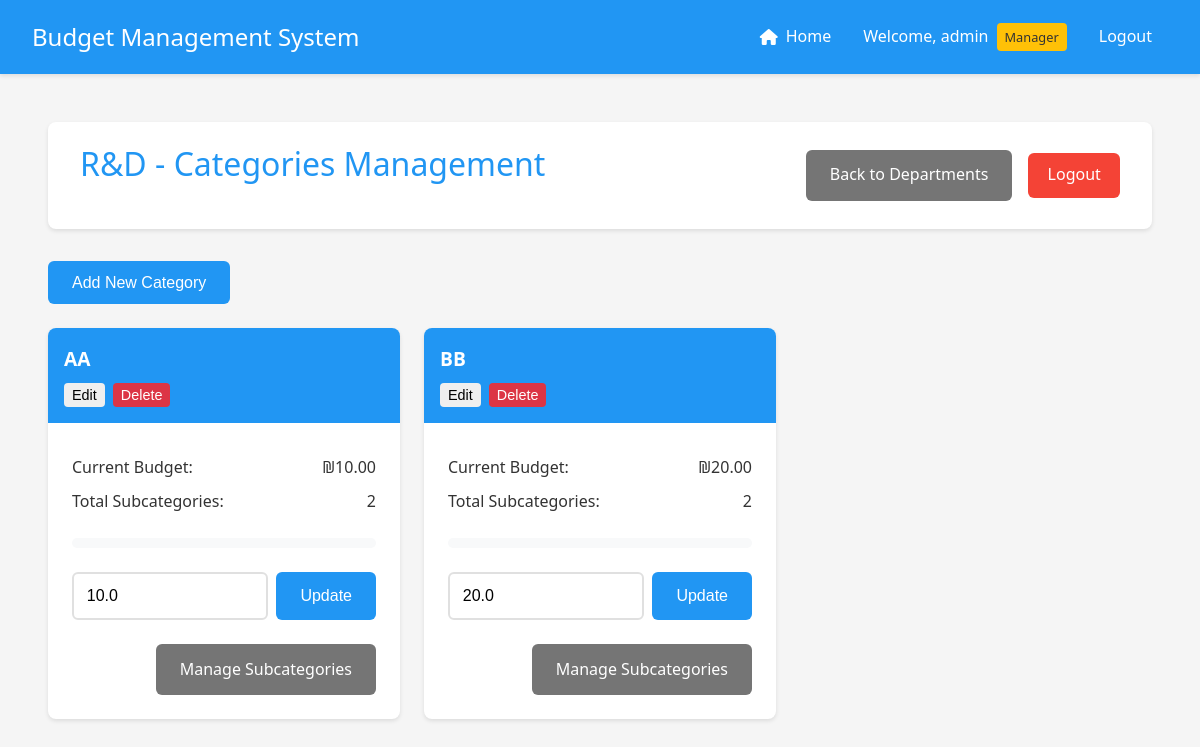
The app's page /manager/categories/1 (signed in) with its own data.
### app.py (models this page shows, shortened)
class User(UserMixin, db.Model):
    __tablename__ = 'user'
    id = db.Column(db.Integer, primary_key=True)
    username = db.Column(db.String(80), unique=True, nullable=False)
    password = db.Column(db.String(120), nullable=False)
    is_manager = db.Column(db.Boolean, default=False)
    is_admin = db.Column(db.Boolean, default=False)
    status = db.Column(db.String(20), default='active')  # active, inactive, pending
    department_id = db.Column(db.Integer, db.ForeignKey('department.id'))
    home_department = db.relationship('Department',
                                    foreign_keys=[department_id],
                                    back_populates='employees')
    managed_departments = db.relationship('Department',
                                       secondary=manager_departments,
                                       backref=db.backref('department_managers', lazy='dynamic'))
    submitted_expenses = db.relationship('Expense',
                                       primaryjoin='User.id==Expense.user_id',
                                       backref='submitter',
                                       lazy=True)
    handled_expenses = db.relationship('Expense',
                                     primaryjoin='User.id==Expense.manager_id',
                                     backref='handler',
                                     lazy=True)

class Department(db.Model):
    __tablename__ = 'department'
    id = db.Column(db.Integer, primary_key=True)
    name = db.Column(db.String(100), nullable=False)
    budget = db.Column(db.Float, default=0.0)
    employees = db.relationship('User', foreign_keys='User.department_id', back_populates='home_department')
    categories = db.relationship('Category', backref='department', lazy=True)

class Category(db.Model):
    __tablename__ = 'category'
    id = db.Column(db.Integer, primary_key=True)
    name = db.Column(db.String(100), nullable=False)
    budget = db.Column(db.Float, default=0.0)
    department_id = db.Column(db.Integer, db.ForeignKey('department.id'), nullable=False)
    subcategories = db.relationship('Subcategory', backref='category', lazy=True)

### app.py (the view)
@app.route('/manager/categories/<int:dept_id>')
@login_required
def manage_categories(dept_id):
    if not current_user.is_manager:
        flash('Access denied. Manager privileges required.', 'danger')
        return redirect(url_for('index'))
    if not current_user.username == 'admin' and current_user.department_id != dept_id:
        flash('Access denied. You can only manage your own department.', 'danger')
        return redirect(url_for('manage_departments'))
    department = Department.query.get_or_404(dept_id)
    return render_template('manage_categories.html', department=department)

### app.py (called while the page is built)
@login_manager.user_loader
def load_user(user_id):
    return User.query.get(int(user_id))

@app.template_filter('min_value')
def min_value(value, limit):
    return min(value, limit)

@app.template_filter('format_currency')
def format_currency(value):
    return f"₪{value:,.2f}"

### templates/manage_categories.html (shortened to what this page needs)
{% extends "base.html" %}
{% block content %}
<div class="container">
    <header>
        <h1>{{ department.name }} - Categories Management</h1>
        <div class="header-actions">
            <a href="{{ url_for('manage_departments') }}" class="button secondary">Back to Departments</a>
            <a href="{{ url_for('logout') }}" class="logout-btn">Logout</a>
        </div>
    </header>
    {% if current_user.username == 'admin' or (current_user.is_manager and current_user.department_id == department.id) %}
    <div class="admin-controls">
        <button onclick="showAddCategoryModal()" class="button primary">Add New Category</button>
    </div>
    {% endif %}
    <div class="budget-grid">
        {% for category in department.categories %}
        <div class="budget-card">
            <div class="budget-header">
                <h3>{{ category.name }}</h3>
                {% if current_user.username == 'admin' or (current_user.is_manager and current_user.department_id == department.id) %}
                <div class="category-actions">
                    <button onclick="showEditCategoryModal({{ category.id }}, '{{ category.name }}', {{ category.budget }})" class="button small">Edit</button>
                    <button onclick="deleteCategory({{ category.id }})" class="button small danger">Delete</button>
                </div>
                {% endif %}
            </div>
            <div class="budget-body">
                <div class="budget-info">
                    <p><strong>Current Budget:</strong> {{ category.budget|format_currency }}</p>
                    <p><strong>Total Subcategories:</strong> {{ category.subcategories|length }}</p>
                </div>
                <div class="budget-progress">
                    {% set total_expenses = namespace(value=0) %}
                    {% for subcategory in category.subcategories %}
                        {% for expense in subcategory.expenses %}
                            {% if expense.status == 'approved' %}
                                {% set total_expenses.value = total_expenses.value + expense.amount %}
                            {% endif %}
                        {% endfor %}
                    {% endfor %}
                    {% set usage_percent = (total_expenses.value / category.budget * 100) if category.budget > 0 else 0 %}
                    <div class="progress-bar">
                    </div>
                </div>
                {% if current_user.username == 'admin' or (current_user.is_manager and current_user.department_id == department.id) %}
                <div class="budget-form">
                    <div class="budget-input">
                        <input type="number" step="0.01" min="0" value="{{ category.budget }}" id="budget-{{ category.id }}" class="form-control">
                        <button onclick="updateBudget({{ category.id }})" class="button primary">Update</button>
                    </div>
                </div>
                {% endif %}
                <div class="budget-actions">
                    <a href="{{ url_for('manage_subcategories', cat_id=category.id) }}" class="button secondary">Manage Subcategories</a>
                </div>
            </div>
        </div>
        {% endfor %}
    </div>
</div>
{% endblock %}

### templates/base.html (shortened to what this page needs)
<!DOCTYPE html>
<html lang="en">
<head>
    <link rel="stylesheet" href="{{ url_for('static', filename='style.css') }}">
    <link href="https://cdnjs.cloudflare.com/ajax/libs/font-awesome/6.0.0/css/all.min.css" rel="stylesheet">
</head>
<body>
    <nav class="navbar">
        <div class="nav-brand">Budget Management System</div>
        <div class="nav-items">
            {% if current_user.is_authenticated %}
                {% if current_user.username == 'admin' %}
                    <a href="{{ url_for('index') }}" class="nav-link">
                        <i class="fas fa-home"></i> Home
                    </a>
                {% endif %}
                <span class="user-info">
                    Welcome, {{ current_user.username }}
                    {% if current_user.is_manager %}
                        <span class="badge">Manager</span>
                    {% endif %}
                </span>
                <a href="{{ url_for('logout') }}" class="nav-link">Logout</a>
            {% else %}
                <a href="{{ url_for('login') }}" class="nav-link">Login</a>
            {% endif %}
        </div>
    </nav>
    <div class="content">
        {% block content %}{% endblock %}
    </div>
</body>
</html>

### static/style.css (style rules this page uses)
:root { --primary-color: #2196F3; --secondary-color: #FFC107; --success-color: #4CAF50; --danger-color: #f44336; --text-color: #333; --bg-color: #f5f5f5; --card-bg: #ffffff; --background-light: #f8f9fa; }
* { margin: 0; padding: 0; box-sizing: border-box; transition: all 0.3s ease; }
body { font-family: 'Segoe UI', Roboto, Arial, sans-serif; background-color: var(--bg-color); color: var(--text-color); line-height: 1.6; }
.container { max-width: 1200px; margin: 0 auto; padding: 1rem; }
header { background-color: var(--card-bg); padding: 1rem 2rem; box-shadow: 0 2px 4px rgba(0,0,0,0.1); margin-bottom: 2rem; border-radius: 8px; display: flex; justify-content: space-between; align-items: center; }
h1 { color: var(--primary-color); font-weight: 500; margin-bottom: 1.5rem; }
input[type="text"], input[type="password"], input[type="number"], textarea { width: 100%; padding: 0.8rem; border: 2px solid #e0e0e0; border-radius: 6px; font-size: 1rem; transition: border-color 0.3s ease; }
.button, button { display: inline-flex; align-items: center; justify-content: center; padding: 0.8rem 1.5rem; border: none; border-radius: 6px; font-size: 1rem; font-weight: 500; cursor: pointer; text-decoration: none; transition: transform 0.2s ease, box-shadow 0.2s ease; }
.button.primary { background-color: var(--primary-color); color: white; }
.button.secondary { background-color: #757575; color: white; }
.logout-btn { background-color: var(--danger-color); color: white; padding: 0.6rem 1.2rem; border-radius: 6px; text-decoration: none; font-weight: 500; }
.button.small { padding: 0.4rem 0.8rem; font-size: 0.875rem; }
.header-actions { display: flex; gap: 1rem; align-items: center; }
.budget-grid { display: grid; grid-template-columns: repeat(auto-fill, minmax(300px, 1fr)); gap: 1.5rem; margin-top: 1.5rem; }
.budget-card { background: white; border-radius: 8px; box-shadow: 0 2px 4px rgba(0,0,0,0.1); overflow: hidden; transition: transform 0.2s ease-in-out, box-shadow 0.2s ease-in-out; }
.budget-header { padding: 1rem; background: var(--primary-color); color: white; }
.budget-header h3 { margin: 0; font-size: 1.2rem; }
.budget-body { padding: 1.5rem; }
.budget-info { margin-bottom: 1.5rem; }
.budget-info p { margin: 0.5rem 0; color: var(--text-color); display: flex; justify-content: space-between; align-items: center; }
.budget-info p strong { font-weight: 500; }
.budget-progress { margin: 1.5rem 0; }
.progress-bar { width: 100%; height: 10px; background-color: var(--background-light); border-radius: 5px; overflow: hidden; position: relative; }
.budget-form { margin-top: 1.5rem; }
.budget-input { display: flex; gap: 0.5rem; }
.budget-input input { flex: 1; }
.budget-actions { margin-top: 1.5rem; display: flex; justify-content: flex-end; }
.navbar { background-color: var(--primary-color); padding: 1rem 2rem; color: white; display: flex; justify-content: space-between; align-items: center; box-shadow: 0 2px 4px rgba(0,0,0,0.1); }
.nav-brand { font-size: 1.5rem; font-weight: 500; }
.nav-items { display: flex; align-items: center; gap: 1rem; }
.user-info { display: flex; align-items: center; gap: 0.5rem; }
.badge { background-color: var(--secondary-color); color: var(--text-color); padding: 0.25rem 0.5rem; border-radius: 4px; font-size: 0.8rem; font-weight: 500; }
.nav-link { color: white; text-decoration: none; padding: 0.5rem 1rem; border-radius: 4px; transition: background-color 0.3s; display: flex; align-items: center; gap: 0.5rem; }
.nav-link i { font-size: 1rem; }
.content { padding: 2rem; }
.button.small { font-size: 0.875rem; padding: 0.25rem 0.75rem; border-radius: 4px; }
.button.danger.small { background-color: #dc3545; color: white; border: none; cursor: pointer; transition: background-color 0.2s ease; }
.button.small { padding: 0.25rem 0.75rem; font-size: 0.875rem; }

### templates/manage_categories.html (style rules this page uses)
.admin-controls { margin-bottom: 20px; }
.category-actions { display: flex; gap: 8px; margin-top: 8px; }
.button.small { padding: 4px 8px; font-size: 0.9em; }
.button.danger { background-color: #dc3545; color: white; }

### records on screen
User: username "admin"
Department: name "R&D"
Category: name "AA", budget "₪10.00", subcategories|length "2", budget "10.0"
Category: name "BB", budget "₪20.00", subcategories|length "2", budget "20.0"
